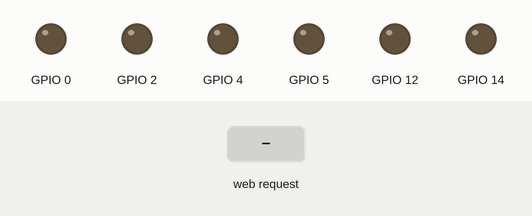
Bench run of a sketch on a simulated ESP8266 (NodeMCU). On the bench: output pins drawn as LEDs (lit = HIGH). The inputs (shaded band) are chosen by the test bench. WiFi joins after 1.5 s; servers stay silent unless stated; what the sketch prints to the serial monitor is not drawn.

Above: at 2.7 s.
2.8 s: HTTP request GET /gpio5/1 received
At 2.9 s:
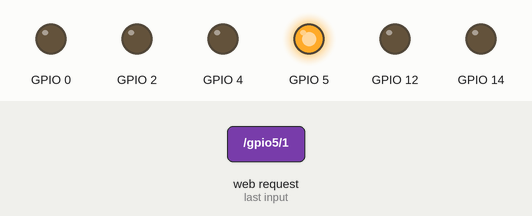
4.5 s: HTTP request GET /gpio4/1 received
At 4.6 s:
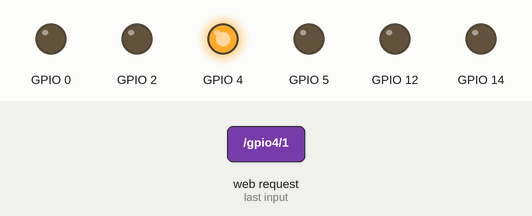
6.2 s: HTTP request GET /gpio0/1 received
At 6.3 s:
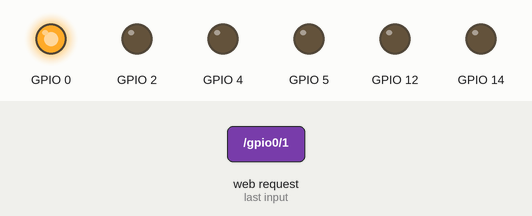
7.9 s: HTTP request GET /gpio2/1 received
At 8.0 s:
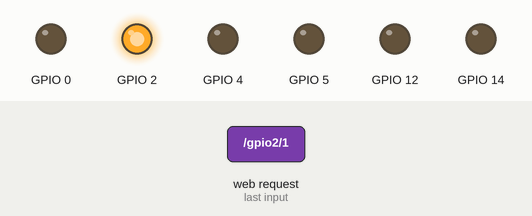
9.6 s: HTTP request GET /gpio14/1 received
At 9.7 s:
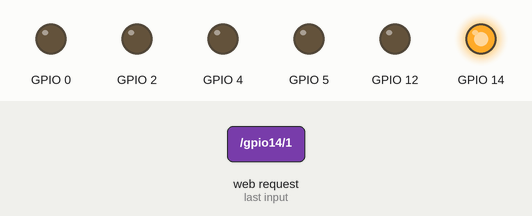
11.3 s: HTTP request GET /gpio12/1 received
At 11.4 s:
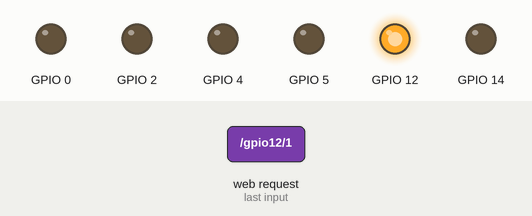
Timing chart, 0 to 14.0 s (numbered marks = the images above; inputs shaded):
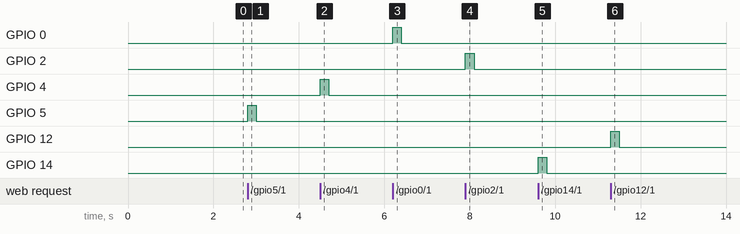

The sketch:

WifiControl.ino
```cpp
/*
 *  This sketch demonstrates how to set up a simple HTTP-like server.
 *  The server will set a GPIO pin depending on the request
 *    http://server_ip/gpio/0 will set the GPIO2 low,
 *    http://server_ip/gpio/1 will set the GPIO2 high
 *  server_ip is the IP address of the ESP8266 module, will be
 *  printed to Serial when the module is connected.
 */

#include <ESP8266WiFi.h>

const char* ssid = "ANONIMOS";
const char* password = "GU130603NA";

// Create an instance of the server
// specify the port to listen on as an argument
WiFiServer server(80);

void setup() {
  Serial.begin(115200);
  delay(10);

  // prepare GPIO2
  pinMode(2, OUTPUT);
  pinMode(4, OUTPUT);
  pinMode(5, OUTPUT);
  pinMode(0, OUTPUT);
  pinMode(12, OUTPUT);
  pinMode(14, OUTPUT);
  digitalWrite(2, 0);
  digitalWrite(4, 0);
  digitalWrite(5, 0);
  digitalWrite(0, 0);
  digitalWrite(12, 0);
  digitalWrite(14, 0);


  // Connect to WiFi network
  Serial.println();
  Serial.println();
  Serial.print("Connecting to ");
  Serial.println(ssid);

  WiFi.begin(ssid, password);

  while (WiFi.status() != WL_CONNECTED) {
    delay(500);
    Serial.print(".");
  }
  Serial.println("");
  Serial.println("WiFi connected");

  // Start the server
  server.begin();
  Serial.println("Server started");

  // Print the IP address
  Serial.println(WiFi.localIP());
}

void loop() {
  // Check if a client has connected
  WiFiClient client = server.available();
  if (!client) {
    return;
  }

  // Wait until the client sends some data
  Serial.println("porta 1 conetada");
  while(!client.available()){
    delay(1);
  }

  // Read the first line of the request
  String req1 = client.readStringUntil('\r');
  Serial.println(req1);
  client.flush();

  // Standby
  if (req1.indexOf("/gpio5/1") != -1)
  {
  digitalWrite(5, HIGH);
  delay(200);
  digitalWrite(5,LOW);
  }
  // Fim Standby

  //Source
  else if (req1.indexOf("/gpio4/1") != -1)
  {
  digitalWrite(4, HIGH);
  delay(200);
  digitalWrite(4,LOW);;
  }
  // Fim Source

  //Normal
  else if (req1.indexOf("/gpio0/1") != -1)
  {
  digitalWrite(0, HIGH);
  delay(200);
  digitalWrite(0,LOW);
  }
  //Fim Normal


  //Pro-Logic
  else if (req1.indexOf("/gpio2/1") != -1)
  {
  digitalWrite(2, HIGH);
  delay(200);
  digitalWrite(2,LOW);
  }
  //Fim Pro-Logic

  //Volume +
  else if (req1.indexOf("/gpio14/1") != -1)
  {
  digitalWrite(14, HIGH);
  delay(200);
  digitalWrite(14,LOW);
  }
  //Fim Volume +

  //Volume -
  else if (req1.indexOf("/gpio12/1") != -1)
  {
  digitalWrite(12, HIGH);
  delay(200);
  digitalWrite(12,LOW);
  }
  //Fim volume -
  else {
    Serial.println("invalid request");
    client.stop();
    return;
  }

  client.flush();
  delay(1);
  Serial.println("porta 1 desconetada");
}
```

Measured:
- after the input at 2.8 s, GPIO 5: LOW → HIGH at once, → LOW 0.20 s later
- after the input at 4.5 s, GPIO 4: LOW → HIGH at once, → LOW 0.20 s later
- after the input at 6.2 s, GPIO 0: LOW → HIGH at once, → LOW 0.20 s later
- after the input at 7.9 s, GPIO 2: LOW → HIGH at once, → LOW 0.20 s later
- after the input at 9.6 s, GPIO 14: LOW → HIGH at once, → LOW 0.20 s later
- after the input at 11.3 s, GPIO 12: LOW → HIGH at once, → LOW 0.20 s later
